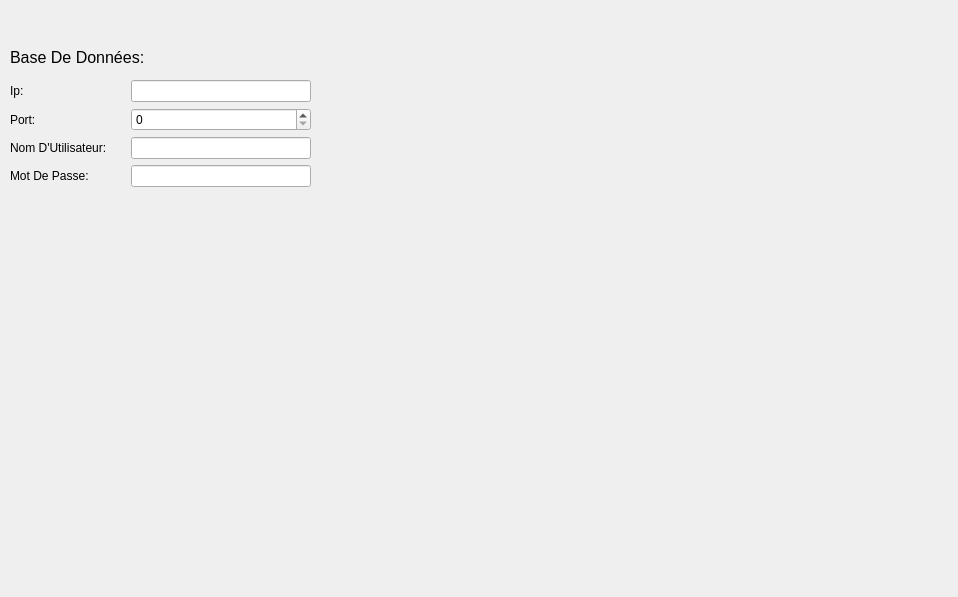
<?xml version="1.0" encoding="UTF-8"?>
<ui version="4.0">
 <class>Settings</class>
 <widget class="QDialog" name="Settings">
  <property name="geometry">
   <rect>
    <x>0</x>
    <y>0</y>
    <width>958</width>
    <height>597</height>
   </rect>
  </property>
  <property name="windowTitle">
   <string>Dialog</string>
  </property>
  <widget class="QWidget" name="">
   <property name="geometry">
    <rect>
     <x>10</x>
     <y>40</y>
     <width>301</width>
     <height>147</height>
    </rect>
   </property>
   <layout class="QVBoxLayout" name="verticalLayout">
    <item>
     <widget class="QLabel" name="label_5">
      <property name="font">
       <font>
        <pointsize>12</pointsize>
       </font>
      </property>
      <property name="text">
       <string>Base De Données:</string>
      </property>
     </widget>
    </item>
    <item>
     <layout class="QHBoxLayout" name="horizontalLayout_2">
      <item>
       <widget class="QLabel" name="label">
        <property name="text">
         <string>Ip:</string>
        </property>
       </widget>
      </item>
      <item>
       <widget class="QLineEdit" name="lineEdit_3">
        <property name="maximumSize">
         <size>
          <width>180</width>
          <height>16777215</height>
         </size>
        </property>
       </widget>
      </item>
     </layout>
    </item>
    <item>
     <layout class="QHBoxLayout" name="horizontalLayout">
      <item>
       <widget class="QLabel" name="label_2">
        <property name="text">
         <string>Port:</string>
        </property>
       </widget>
      </item>
      <item>
       <widget class="QSpinBox" name="spinBox">
        <property name="minimumSize">
         <size>
          <width>180</width>
          <height>0</height>
         </size>
        </property>
        <property name="maximumSize">
         <size>
          <width>180</width>
          <height>16777215</height>
         </size>
        </property>
       </widget>
      </item>
     </layout>
    </item>
    <item>
     <layout class="QHBoxLayout" name="horizontalLayout_3">
      <item>
       <widget class="QLabel" name="label_3">
        <property name="text">
         <string>Nom D'Utilisateur:</string>
        </property>
       </widget>
      </item>
      <item>
       <widget class="QLineEdit" name="lineEdit">
        <property name="maximumSize">
         <size>
          <width>180</width>
          <height>16777215</height>
         </size>
        </property>
       </widget>
      </item>
     </layout>
    </item>
    <item>
     <layout class="QHBoxLayout" name="horizontalLayout_4">
      <item>
       <widget class="QLabel" name="label_4">
        <property name="text">
         <string>Mot De Passe:</string>
        </property>
       </widget>
      </item>
      <item>
       <widget class="QLineEdit" name="lineEdit_2">
        <property name="maximumSize">
         <size>
          <width>180</width>
          <height>16777215</height>
         </size>
        </property>
       </widget>
      </item>
     </layout>
    </item>
   </layout>
  </widget>
 </widget>
 <resources/>
 <connections/>
</ui>
